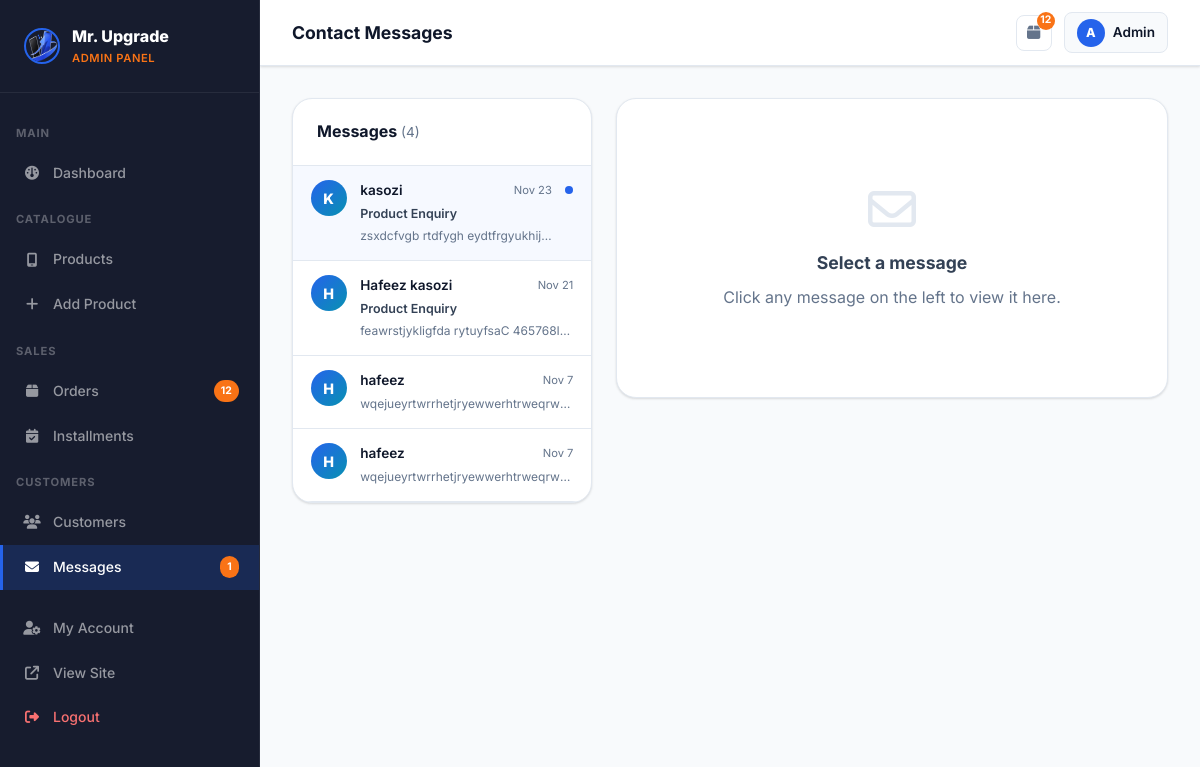
Page /admin/messages.php (signed in) on the committed database.
### tables this page shows
CREATE TABLE IF NOT EXISTS `contacts` (
  `id` int(11) NOT NULL AUTO_INCREMENT,
  `name` varchar(120) NOT NULL,
  `email` varchar(180) NOT NULL,
  `phone` varchar(20) DEFAULT NULL,
  `subject` varchar(200) DEFAULT NULL,
  `message` text NOT NULL,
  `is_read` tinyint(1) DEFAULT '0',
  `created_at` timestamp NULL DEFAULT CURRENT_TIMESTAMP,
  PRIMARY KEY (`id`)
);

### admin/messages.php (the view, shortened to what this page needs)
<?php
require_once __DIR__ . '/includes/admin_header.php';
$view_msg = null;
$msgs = $conn->query("SELECT * FROM contacts ORDER BY created_at DESC");
?>
<div class="msg-layout">
  <div class="msg-list">
    <div class="data-table-wrap">
      <div class="data-table-head">
        <h3>Messages <span style="color:var(--text-muted);font-weight:400;font-size:.85rem">(<?= $msgs->num_rows ?>)</span></h3>
      </div>
      <?php if ($msgs->num_rows === 0): ?>
        <div class="empty-state" style="padding:2rem">
          <i class="fa-solid fa-envelope-open"></i>
          <p>No messages yet.</p>
        </div>
      <?php else: ?>
        <div class="msg-items">
          <?php while ($m = $msgs->fetch_assoc()):
            $is_active = isset($_GET['view']) && (int)$_GET['view'] === (int)$m['id'];
          ?>
            <a href="?view=<?= $m['id'] ?>" class="msg-item <?= !$m['is_read'] ? 'unread' : '' ?> <?= $is_active ? 'active' : '' ?>">
              <div class="msg-avatar"><?= strtoupper(substr($m['name'],0,1)) ?></div>
              <div class="msg-item-body">
                <div class="msg-item-top">
                  <span class="msg-sender"><?= htmlspecialchars($m['name']) ?></span>
                  <span class="msg-date"><?= date('M j', strtotime($m['created_at'])) ?></span>
                </div>
                <?php if ($m['subject']): ?>
                  <div class="msg-subject"><?= htmlspecialchars($m['subject']) ?></div>
                <?php endif; ?>
                <div class="msg-preview"><?= htmlspecialchars(substr($m['message'],0,55)) ?>...</div>
              </div>
              <?php if (!$m['is_read']): ?>
                <div class="msg-unread-dot"></div>
              <?php endif; ?>
            </a>
          <?php endwhile; ?>
        </div>
      <?php endif; ?>
    </div>
  </div>
  <div class="msg-detail">
    <?php if ($view_msg): ?>
      <div class="data-table-wrap">
        <div class="data-table-head" style="flex-wrap:wrap;gap:.5rem">
          <div>
            <h3><?= htmlspecialchars($view_msg['subject'] ?: 'No Subject') ?></h3>
            <p style="font-size:.8rem;color:var(--text-muted);margin-top:.2rem">
              From <strong><?= htmlspecialchars($view_msg['name']) ?></strong>
              &bull; <?= date('M j, Y \a\t g:i A', strtotime($view_msg['created_at'])) ?>
            </p>
          </div>
          <div style="display:flex;gap:.5rem;flex-wrap:wrap">
            <a href="?delete=<?= $view_msg['id'] ?>"
               class="btn btn-danger btn-sm confirm-delete"
               data-title="Delete Message?"
               data-msg="This message from <?= htmlspecialchars(addslashes($view_msg['name'])) ?> will be permanently deleted.">
              <i class="fa-solid fa-trash"></i> Delete
            </a>
            <a href="<?= SITE_URL ?>/admin/messages" class="btn btn-outline btn-sm">
              <i class="fa-solid fa-arrow-left"></i> Back
            </a>
          </div>
        </div>
        <div style="display:grid;grid-template-columns:repeat(auto-fit,minmax(150px,1fr));gap:.75rem;padding:1.25rem 1.5rem;border-bottom:1px solid var(--border)">
          <div class="msg-info-card">
            <div class="msg-info-label"><i class="fa-solid fa-user"></i> Name</div>
            <div class="msg-info-val"><?= htmlspecialchars($view_msg['name']) ?></div>
          </div>
          <div class="msg-info-card">
            <div class="msg-info-label"><i class="fa-solid fa-envelope"></i> Email</div>
            <div class="msg-info-val" style="word-break:break-all;font-size:.82rem"><?= htmlspecialchars($view_msg['email']) ?></div>
          </div>
          <?php if ($view_msg['phone']): ?>
          <div class="msg-info-card">
            <div class="msg-info-label"><i class="fa-solid fa-phone"></i> Phone</div>
            <div class="msg-info-val"><?= htmlspecialchars($view_msg['phone']) ?></div>
          </div>
          <?php endif; ?>
          <?php if ($view_msg['subject']): ?>
          <div class="msg-info-card">
            <div class="msg-info-label"><i class="fa-solid fa-tag"></i> Subject</div>
            <div class="msg-info-val"><?= htmlspecialchars($view_msg['subject']) ?></div>
          </div>
          <?php endif; ?>
        </div>
        <div style="padding:1.5rem;border-bottom:1px solid var(--border)">
          <p style="font-size:.78rem;font-weight:700;text-transform:uppercase;letter-spacing:.06em;color:var(--text-muted);margin-bottom:.75rem">Message</p>
          <div style="background:var(--bg-section);border:1px solid var(--border);border-radius:var(--radius);padding:1.25rem;font-size:.9rem;line-height:1.75;color:var(--text-primary);white-space:pre-wrap"><?= htmlspecialchars($view_msg['message']) ?></div>
        </div>
        <div style="padding:1.5rem;border-bottom:1px solid var(--border)">
          <p style="font-size:.78rem;font-weight:700;text-transform:uppercase;letter-spacing:.06em;color:var(--text-muted);margin-bottom:1rem">Reply Via</p>
          <div class="reply-options">
            <a href="mailto:<?= urlencode($view_msg['email']) ?>?subject=Re: <?= urlencode($view_msg['subject'] ?: 'Your Message') ?>&body=Hi <?= urlencode($view_msg['name']) ?>,%0D%0A%0D%0AThank you for reaching out to Mr. Upgrade.%0D%0A%0D%0A"
               class="reply-btn" target="_blank">
              <div class="reply-icon">
                <svg width="20" height="20" viewBox="0 0 48 48">
                  <path fill="#EA4335" d="M24 24L4 10h40z"/><path fill="#FBBC05" d="M44 10v28H28V24z"/>
                  <path fill="#34A853" d="M4 38V10l20 14z"/><path fill="#4285F4" d="M28 24v14H4l20-14z"/>
                </svg>
              </div>
              <div class="reply-info">
                <div class="reply-name">Email / Gmail</div>
                <div class="reply-val"><?= htmlspecialchars($view_msg['email']) ?></div>
              </div>
              <i class="fa-solid fa-arrow-up-right-from-square reply-arrow"></i>
            </a>
            <?php if ($view_msg['phone']): ?>
              <?php
                $wa_num = preg_replace('/[^0-9]/', '', $view_msg['phone']);
                if (substr($wa_num,0,1) === '0') $wa_num = '256' . substr($wa_num,1);
                $wa_msg = urlencode("Hi " . $view_msg['name'] . ", thank you for contacting Mr. Upgrade! We received your message and are happy to help.");
              ?>
              <a href="https://wa.me/<?= $wa_num ?>?text=<?= $wa_msg ?>"
                 class="reply-btn reply-whatsapp" target="_blank" rel="noopener">
                <div class="reply-icon" style="background:#25d366">
                  <i class="fa-brands fa-whatsapp" style="color:#fff;font-size:1.2rem"></i>
                </div>
                <div class="reply-info">
                  <div class="reply-name">WhatsApp</div>
                  <div class="reply-val"><?= htmlspecialchars($view_msg['phone']) ?></div>
                </div>
                <i class="fa-solid fa-arrow-up-right-from-square reply-arrow"></i>
              </a>
            <?php endif; ?>
            <?php if ($view_msg['phone']): ?>
              <div class="reply-btn reply-sms" onclick="toggleSmsForm()" style="cursor:pointer">
                <div class="reply-icon" style="background:linear-gradient(135deg,#2563eb,#0891b2)">
                  <i class="fa-solid fa-comment-sms" style="color:#fff;font-size:1.1rem"></i>
                </div>
                <div class="reply-info">
                  <div class="reply-name">Send SMS</div>
                  <div class="reply-val"><?= htmlspecialchars($view_msg['phone']) ?> &bull; via Africa's Talking</div>
                </div>
                <i class="fa-solid fa-chevron-down reply-arrow" id="smsChevron"></i>
              </div>
              <div id="smsForm" style="display:none;background:var(--bg-section);border:1.5px solid var(--blue);border-radius:var(--radius);padding:1.25rem;margin-top:-.5rem">
                <form method="POST">
                  <?= csrfField() ?>
                  <input type="hidden" name="send_sms" value="1"/>
                  <input type="hidden" name="contact_id" value="<?= $view_msg['id'] ?>"/>
                  <div style="margin-bottom:.75rem">
                    <label style="font-size:.8rem;font-weight:600;color:var(--text-secondary);display:block;margin-bottom:.4rem">
                      <i class="fa-solid fa-phone" style="color:var(--blue)"></i> To (phone number)
                    </label>
                    <div style="display:flex;border:1.5px solid var(--border);border-radius:8px;overflow:hidden;background:#fff">
                      <span style="background:#eff6ff;padding:.65rem .9rem;font-size:.875rem;font-weight:700;color:#2563eb;border-right:1.5px solid var(--border);white-space:nowrap;display:flex;align-items:center;gap:.35rem">
                        UG +256
                      </span>
                      <input type="tel" name="sms_local" id="smsLocal" maxlength="9"
                             placeholder="7XXXXXXXX"
                             value="<?php
                               $raw = preg_replace('/[^0-9]/', '', $view_msg['phone']);
                               if (substr($raw,0,3)==='256') $raw = substr($raw,3);
                               elseif (substr($raw,0,1)==='0') $raw = substr($raw,1);
                               echo htmlspecialchars($raw);
                             ?>"
                             oninput="this.value=this.value.replace(/[^0-9]/g,'').substring(0,9)"
                             style="flex:1;border:none;outline:none;padding:.65rem .9rem;font-size:.875rem;color:var(--text-primary);background:transparent;font-family:inherit"/>
                    </div>
                    <input type="hidden" name="sms_to" id="smsToHidden"/>
                    <small style="font-size:.72rem;color:var(--text-muted);margin-top:.25rem;display:block">
                      Enter digits after +256 — e.g. <strong>7XXXXXXXX</strong>
                    </small>
                  </div>
                  <div style="margin-bottom:.85rem">
                    <label style="font-size:.8rem;font-weight:600;color:var(--text-secondary);display:block;margin-bottom:.4rem">
                      <i class="fa-solid fa-comment" style="color:var(--blue)"></i> Message
                      <span id="smsCount" style="font-weight:400;color:var(--text-muted);float:right">0 / 160</span>
                    </label>
                    <textarea name="sms_message" id="smsText" rows="3" maxlength="160"
                              placeholder="Type your SMS reply here... (max 160 characters)"
                              oninput="document.getElementById('smsCount').textContent=this.value.length+' / 160'"
                              style="width:100%;background:#fff;border:1.5px solid var(--border);border-radius:8px;color:var(--text-primary);padding:.65rem .9rem;font-size:.875rem;outline:none;resize:vertical;font-family:inherit;min-height:80px"><?php
                      echo htmlspecialchars("Hi " . $view_msg['name'] . ", thank you for contacting Mr. Upgrade. We will get back to you shortly. - Mr. Upgrade");
                    ?></textarea>
                  </div>
                  <div style="display:flex;gap:.75rem;align-items:center;flex-wrap:wrap">
                    <button type="submit" class="btn btn-primary btn-sm" onclick="buildSmsTo()">
                      <i class="fa-solid fa-paper-plane"></i> Send SMS
                    </button>
                    <button type="button" onclick="toggleSmsForm()" class="btn btn-outline btn-sm">Cancel</button>
                    <span style="font-size:.72rem;color:var(--text-muted)">
                      <i class="fa-solid fa-info-circle"></i> Africa's Talking Sandbox
                    </span>
                  </div>
                </form>
              </div>
            <?php else: ?>
              <div class="reply-btn" style="opacity:.5;cursor:not-allowed">
                <div class="reply-icon" style="background:var(--bg-section)">
                  <i class="fa-solid fa-comment-sms" style="color:var(--text-muted);font-size:1.1rem"></i>
                </div>
                <div class="reply-info">
                  <div class="reply-name">Send SMS</div>
                  <div class="reply-val" style="color:var(--red)">No phone number provided</div>
                </div>
              </div>
            <?php endif; ?>
          </div>
        </div>
        <?php if (!empty($sms_history)): ?>
        <div style="padding:1.5rem">
          <p style="font-size:.78rem;font-weight:700;text-transform:uppercase;letter-spacing:.06em;color:var(--text-muted);margin-bottom:.75rem">
            <i class="fa-solid fa-clock-rotate-left"></i> SMS History (<?= count($sms_history) ?>)
          </p>
          <div style="display:flex;flex-direction:column;gap:.6rem">
            <?php foreach ($sms_history as $log): ?>
              <div style="background:var(--bg-section);border:1px solid var(--border);border-radius:8px;padding:.85rem 1rem;display:flex;gap:.75rem;align-items:flex-start">
                <div style="flex-shrink:0;margin-top:.1rem">
                  <?php if ($log['status']==='sent'): ?>
                    <i class="fa-solid fa-circle-check" style="color:var(--green);font-size:1rem"></i>
                  <?php else: ?>
                    <i class="fa-solid fa-circle-xmark" style="color:var(--red);font-size:1rem"></i>
                  <?php endif; ?>
                </div>
                <div style="flex:1;min-width:0">
                  <div style="font-size:.82rem;color:var(--text-primary);margin-bottom:.25rem"><?= htmlspecialchars($log['message']) ?></div>
                  <div style="font-size:.72rem;color:var(--text-muted)">
                    To: <?= htmlspecialchars($log['sent_to']) ?>
                    &bull; <?= date('M j, Y g:i A', strtotime($log['sent_at'])) ?>
                    &bull; <span style="color:<?= $log['status']==='sent'?'var(--green)':'var(--red)' ?>;font-weight:600"><?= ucfirst($log['status']) ?></span>
                  </div>
                </div>
                <a href="?del_sms=<?= $log['id'] ?>&contact=<?= $view_msg['id'] ?>"
                   class="confirm-delete"
                   data-title="Delete SMS Log?"
                   data-msg="Remove this SMS history entry?"
                   title="Delete"
                   style="flex-shrink:0;width:24px;height:24px;border-radius:50%;background:rgba(239,68,68,.1);border:1px solid rgba(239,68,68,.2);display:flex;align-items:center;justify-content:center;color:var(--red);font-size:.7rem;text-decoration:none;transition:.2s;margin-top:.1rem"
                   onmouseover="this.style.background='var(--red)';this.style.color='#fff'"
                   onmouseout="this.style.background='rgba(239,68,68,.1)';this.style.color='var(--red)'">
                  <i class="fa-solid fa-xmark"></i>
                </a>
              </div>
            <?php endforeach; ?>
          </div>
        </div>
        <?php endif; ?>
      </div>
    <?php else: ?>
      <div class="data-table-wrap" style="display:flex;align-items:center;justify-content:center;min-height:300px">
        <div class="empty-state">
          <i class="fa-regular fa-envelope" style="font-size:3rem;color:var(--border);margin-bottom:1rem"></i>
          <h3 style="color:var(--text-secondary)">Select a message</h3>
          <p>Click any message on the left to view it here.</p>
        </div>
      </div>
    <?php endif; ?>
  </div>
</div>
<?php require_once __DIR__ . '/includes/admin_footer.php'; ?>

### rows in the picture
contacts: name "K", name "kasozi", created_at "Nov 23", subject "Product Enquiry", message "zsxdcfvgb rtdfygh eydtfrgyukhij…", is_read 0 (drawn)
contacts: name "H", name "Hafeez kasozi", created_at "Nov 21", subject "Product Enquiry", message "feawrstjykligfda rytuyfsaC 465768I…"
contacts: name "H", name "hafeez", created_at "Nov 7", message "wqejueyrtwrrhetjryewwerhtrweqrw…"
contacts: name "H", name "hafeez", created_at "Nov 7", message "wqejueyrtwrrhetjryewwerhtrweqrw…"

### other values in the picture
$pending_orders "12"
$unread_msgs "1"
$page_title "Contact Messages"
substr($_SESSION['user_name'],0,1) "A"
explode(' ',$_SESSION['user_name'])[0] "Admin"
$msgs->num_rows "4"
